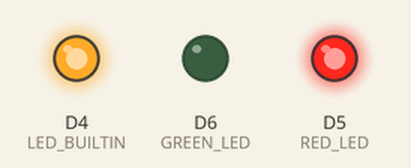
Bench run of a program on a simulated ESP8266 (NodeMCU). Parts: output pins drawn as LEDs (lit = HIGH, except the on-board LED, lit = LOW). What the program prints to the serial monitor is not drawn.

Above: at 1.0 s.
At 6.2 s:
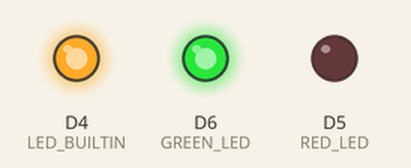
At 9.4 s:
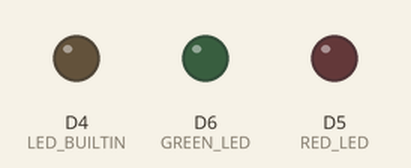
At 12.0 s:
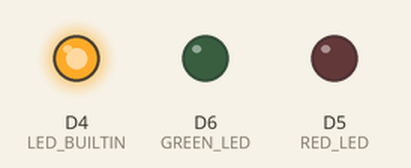
Timing chart, 0 to 16.4 s (numbered marks = the images above):
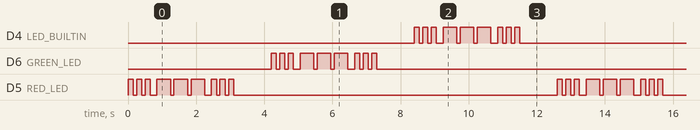

The program:

main.cpp
```cpp
#include <Arduino.h>

#define RED_LED D5   //led warna merah
#define GREEN_LED D6 //led warna hijau

void setup()
{
  Serial.begin(115200);
  pinMode(RED_LED, OUTPUT);
  pinMode(GREEN_LED, OUTPUT);
  pinMode(LED_BUILTIN, OUTPUT);
  Serial.println("Contoh Program LED SOS 3 Warna");
}

void loop()
{
  // LED Merah
  for (int x = 0; x < 3; x++) {
    digitalWrite(LED_BUILTIN, LOW);
    digitalWrite(RED_LED, HIGH);
    delay(150);
    digitalWrite(RED_LED, LOW);
    delay(100);
  }
  delay(100);
  for (int x = 0; x < 3; x++) {
    digitalWrite(RED_LED, HIGH);
    delay(400);
    digitalWrite(RED_LED, LOW);
    delay(100);
  }
  delay(100);
  for (int x = 0; x < 3; x++) {
    digitalWrite(RED_LED, HIGH);
    delay(150);
    digitalWrite(RED_LED, LOW);
    delay(100);
  }
  delay(1000);
  // LED Hijau
  for (int x = 0; x < 3; x++) {
    digitalWrite(GREEN_LED, HIGH);
    delay(150);
    digitalWrite(GREEN_LED, LOW);
    delay(100);
  }
  delay(100);
  for (int x = 0; x < 3; x++)
  {
    digitalWrite(GREEN_LED, HIGH);
    delay(400);
    digitalWrite(GREEN_LED, LOW);
    delay(100);
  }
  delay(100);
  for (int x = 0; x < 3; x++)
  {
    digitalWrite(GREEN_LED, HIGH);
    delay(150);
    digitalWrite(GREEN_LED, LOW);
    delay(100);
  }
  delay(1000);
  // LED Biru
  for (int x = 0; x < 3; x++) {
    digitalWrite(LED_BUILTIN, HIGH);
    delay(150);
    digitalWrite(LED_BUILTIN, LOW);
    delay(100);
  }
  delay(100);
  for (int x = 0; x < 3; x++)
  {
    digitalWrite(LED_BUILTIN, HIGH);
    delay(400);
    digitalWrite(LED_BUILTIN, LOW);
    delay(100);
  }
  delay(100);
  for (int x = 0; x < 3; x++)
  {
    digitalWrite(LED_BUILTIN, HIGH);
    delay(150);
    digitalWrite(LED_BUILTIN, LOW);
    delay(100);
  }
  delay(1000);
}
```

Measured:
- by itself, D4 (LED_BUILTIN), D6 (GREEN_LED), D5 (RED_LED): repeats every 12.6 s: 2 × (LOW 0.10 s, HIGH 0.15 s), LOW 0.20 s, 2 × (HIGH 0.40 s, LOW 0.10 s), HIGH 0.40 s, LOW 0.20 s, 2 × (HIGH 0.15 s, LOW 0.10 s), HIGH 0.15 s, LOW 9.5 s, HIGH 0.15 s
- by itself, everything shown: repeats every 12.6 s, in 42 steps
